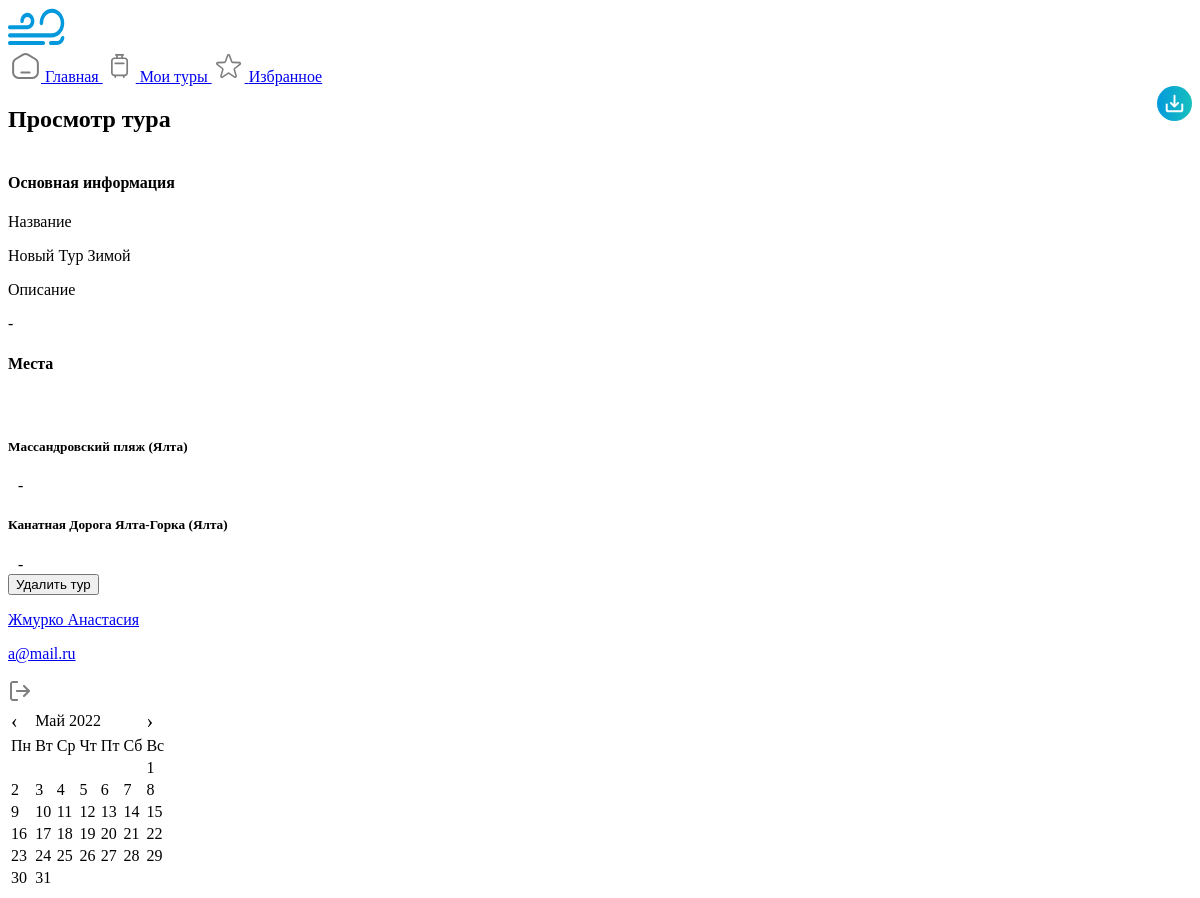
The app's page /users/my_trip/9 (signed in), older data.
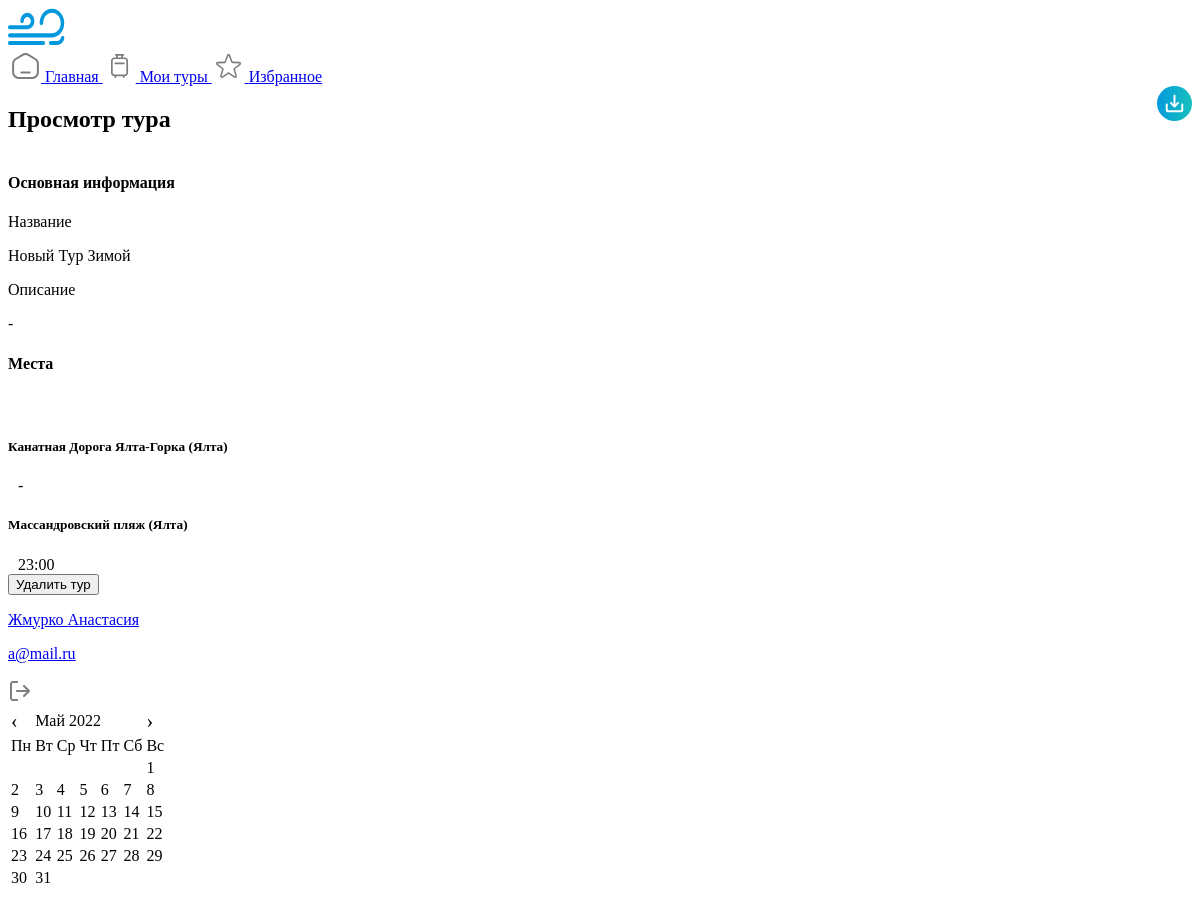
The same page, newer data.
### trip/models.py (models this page shows, shortened)
class UserPlace(models.Model):
    trip = models.ForeignKey(UserTrip, on_delete=models.CASCADE, verbose_name='Тур')
    place = models.ForeignKey(Place, on_delete=models.CASCADE, verbose_name='Место')
    visit_date = models.DateField(blank=True, null=True, verbose_name='Дата')
    visit_time = models.TimeField(blank=True, null=True, verbose_name='Время')

### place/models.py (models this page shows, shortened)
class Place(models.Model):
    class Meta:
        verbose_name = 'Место'
        verbose_name_plural = 'Место'
    title = models.CharField(max_length=255, verbose_name='Место')
    description = models.TextField(verbose_name='Описание', blank=True, null=True)
    address = models.TextField(verbose_name='Адрес', blank=True, null=True)
    coordinates = models.TextField(verbose_name='Координаты')
    price = models.FloatField(verbose_name='Цена', blank=True, null=True)
    city = models.ForeignKey(City, verbose_name='Город', on_delete=models.CASCADE, blank=True, null=True)
    district = models.ForeignKey(District, on_delete=models.CASCADE, verbose_name='Район')
    season = models.ForeignKey(Season, on_delete=models.CASCADE, verbose_name='Сезон')
    tag = models.ManyToManyField(Tag, verbose_name='Теги', blank=True)
    type = models.ForeignKey(TypePlace, verbose_name='Тип места', on_delete=models.CASCADE)
    contact = models.ForeignKey(Contact, on_delete=models.SET_NULL, verbose_name='Контакты', null=True, blank=True)
    image = models.ManyToManyField(Image, verbose_name='Изображения', blank=True)
    def one_image(self):
        return self.image.all()[0]

class City(models.Model):
    class Meta:
        verbose_name = 'Город'
        verbose_name_plural = 'Город'
    title = models.CharField(max_length=255, verbose_name='Название')
    description = models.TextField(verbose_name='Описание', blank=True, null=True)
    def __str__(self):
        return self.title

### users/views.py (the view)
# urls.py: path('my_trip/<int:id>', my_trip, name='my_trip'),
@login_required()
def my_trip(request, id):
    trip = UserTrip.objects.get(id=id)
    title = trip.title
    places = UserPlace.objects.filter(trip=trip).order_by('visit_date', 'visit_time')
    return render(request, 'users/my_trip.html', locals())

### templates/users/my_trip.html (shortened to what the changed rows need)
<!DOCTYPE html>
<html lang="en">
<head>
    <link rel="stylesheet/less" type="text/css" href="/static/fonts/static/font.css">
    <link rel="stylesheet/less" type="text/css" href="/static/css/user/style.less">
</head>
<body>
<div class="user-content max-content">
    <div class="content">
        <div style="display: flex; justify-content: space-between;">
            <h2>Просмотр тура</h2>
        </div>
        <div class="my-trip-place white-block">
            <div class="my-trip-place-show">
                {% for item in places %}
                    <div class="block-place">
                        <div class="text">
                            <h5>{{ item.place.title }} ({{ item.place.city }})</h5>
                            <div style="display: flex; align-content: center; gap: 10px">
                                {% if item.visit_time and not item.visit_date %}
                                    <span>
                                        {{ item.visit_time|time:"H:i" }}
                                    </span>
                                {% else %}
                                    <span>
                                        {% if not item.visit_date %}
                                            -
                                        {% else %}
                                            {{ item.visit_date|date:"d.m.Y" }} {{ item.visit_time|time:"H:i" }}
                                        {% endif %}
                                    </span>
                                {% endif %}
                            </div>
                        </div>
                    </div>
                {% endfor %}
            </div>
        </div>
    </div>
    <div class="right-sidebar">
        <div class="calendar">
            <table id="calendar2">
                <thead>
                <tr>
                    <td style="font-size: 20px">‹</td>
                    <td colspan="5"></td>
                    <td style="font-size: 20px">›</td>
                </tr>
                <tr>
                    <td>Пн</td>
                    <td>Вт</td>
                    <td>Ср</td>
                    <td>Чт</td>
                    <td>Пт</td>
                    <td>Сб</td>
                    <td>Вс</td>
                </tr>
                </thead>
            </table>
        </div>
    </div>
</div>
</body>
</html>

Row changes from the older to the newer data that the page shows:
shown differently, row unchanged: UserPlace "Канатная Дорога Ялта-Горка": moves up the list
changed UserPlace "Массандровский пляж": visit_time (not shown) → "23:00"; no longer shows "-"
